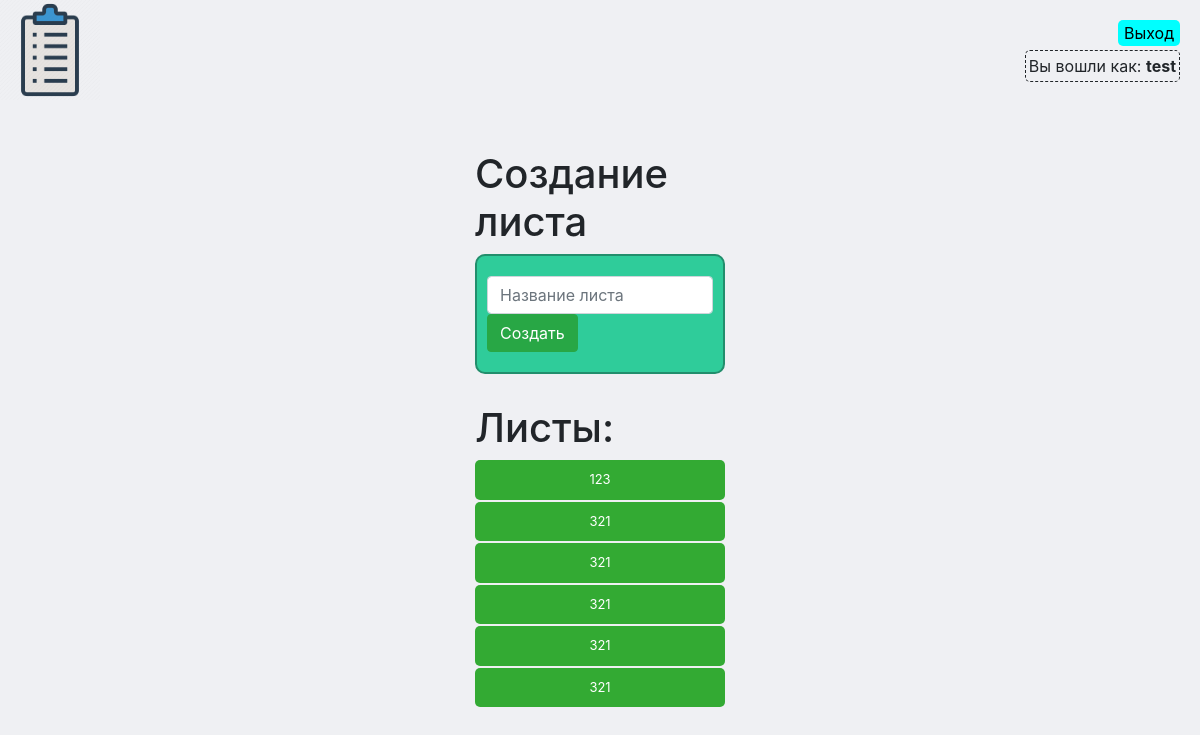
Before: /index.php (signed in) with the older database file.
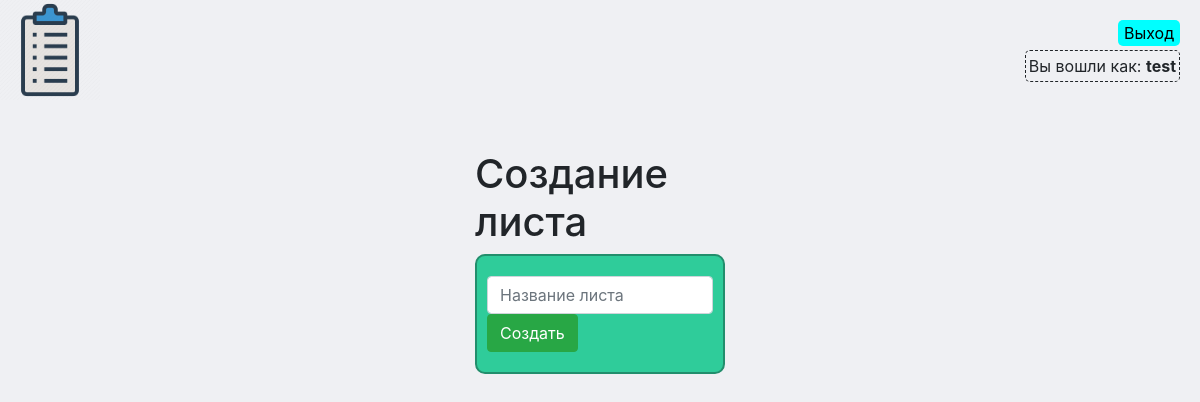
After: the same page with the newer database file.
### tables this page shows
CREATE TABLE `list_to_user` (
  `user` int(11) DEFAULT NULL,
  `list` int(11) DEFAULT NULL,
  `access` smallint(6) DEFAULT NULL,
  KEY `user` (`user`),
  KEY `list` (`list`),
  CONSTRAINT `list_to_user_ibfk_1` FOREIGN KEY (`user`) REFERENCES `user` (`user_id`) ON DELETE SET NULL ON UPDATE CASCADE,
  CONSTRAINT `list_to_user_ibfk_2` FOREIGN KEY (`list`) REFERENCES `list` (`id`) ON DELETE SET NULL ON UPDATE CASCADE
);

CREATE TABLE `list` (
  `name` varchar(255) DEFAULT NULL,
  `id` int(11) NOT NULL AUTO_INCREMENT,
  PRIMARY KEY (`id`)
);

CREATE TABLE `user` (
  `user_id` int(11) NOT NULL AUTO_INCREMENT,
  `name` varchar(255) DEFAULT NULL,
  `email` varchar(255) NOT NULL,
  `login` varchar(255) NOT NULL,
  `password` varchar(255) NOT NULL,
  PRIMARY KEY (`user_id`),
  KEY `user_id` (`user_id`)
);

### index.php (the view, shortened to what this page needs)
<!DOCTYPE html>
<html lang="ru">
<head>
  <link rel="stylesheet" href="css/style_index.css">
  <link rel="stylesheet" href="https://stackpath.bootstrapcdn.com/bootstrap/4.3.1/css/bootstrap.min.css">
</head>
<body>
    <header><a href ="/index.php"><img src ="logo/logo.png" width="100" height="100" alt ="logo"></a></header>
  <div class="container">
    <?php
      require 'configDB.php';
      echo '<ul>';
      $user = $_SESSION['id'];
      echo '
    <h1>Создание листа</h1>
    <form action="/add_list.php?user='.$user.'" method="post" class="input">
      <input type="text" name="list" id="list" placeholder="Название листа" class="form-control" autocomplete="off">
      <button type="submit" name="createList" class="btn btn-success">Создать</button>
    </form>';
            $userlists = $pdo->query('SELECT *  FROM `list_to_user` WHERE `user` ='.$user.' AND `access` <> 0');
      if($userlists->rowCount() != 0){
        echo '<div id="lists"><h1>Листы:</h1>';
        while($listid = $userlists->fetch(PDO::FETCH_OBJ)){
          $accesslist = $pdo->query('SELECT `access` FROM `list_to_user` WHERE `user` ='.$user.' AND `list` ='.$listid->list.'')->fetch(PDO::FETCH_OBJ)->access;
          if($accesslist != 0){
            $list = $pdo->query('SELECT * FROM `list` WHERE `id` ='.$listid->list.'');
            $list = $list->fetch(PDO::FETCH_OBJ);
            echo ' <a href="/list.php?list='.$list->id.'"><button>'.$list->name.'</button></a>';
          }
        }
        echo '</div>';
      }
      echo '</ul>';
      $user_name = $pdo->query('SELECT `login` FROM `user` WHERE `user_id`='.$user.'')->fetch(PDO::FETCH_OBJ)->login;
      echo '
      <a href="/logout.php"> <button id="quit"> Выход </button></a>
      <div id="name">Вы вошли как: <strong>'.$user_name.'</strong></div>
      ';
      ?>
  </div>
</body>
</html>

### css/style_index.css (style rules this page uses)
body { background-color: #EFF0F3!important }
a { text-decoration: none; border-bottom:0; }
.container { margin-top: 50px; width: 25%!important; }
.input { background: #2FCC9A; border: 2px solid #228e6c; border-radius: 10px; padding: 20px 10px; margin-bottom: 20px; }
ul { padding: 0 10px!important; }
#quit { position: absolute; top: 20px; right: 20px; background: aqua; border: 0; border-radius: 5px; display: block; }
#name { position: absolute; top: 50px; right: 20px; border: 1px; padding: 3px 3px; border-radius: 5px; border-style: dashed; display: block; }
#lists { position: relative; top: 10px; left: 0px; z-index: 1; }
#lists button { background: #33aa33; color: white; border: 0; padding: 10px 15px; font-size: 13px; border-radius: 5px; z-index: 2; white-space: pre-line; margin-top: 2px; display: block; width:100%; }

Changed rows visible on the page:
removed list_to_user: list.name "123"
removed list_to_user: list.name "321"
removed list_to_user: list.name "321"
removed list_to_user: list.name "321"
removed list_to_user: list.name "321"
removed list_to_user: list.name "321"
Other visible differences:
text no longer shown: "Листы:"
